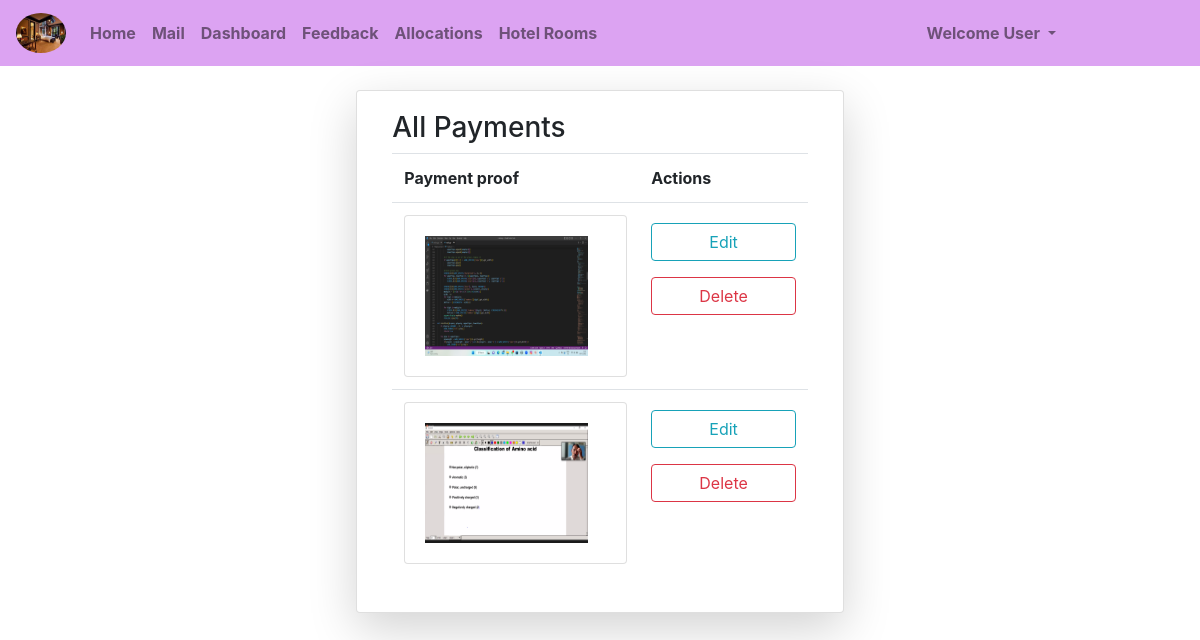
The app's page /allpay/ (signed in) with its own data.
### hmsapp/models.py (models this page shows)
class User(AbstractUser):
    gn=[
        ('0','---Select Gender---'),
        ('1','Female'),
        ('2','Male')
    ]
    ro1=[
        ('Guest','Guest'),
        ('User','User'),
        ('Staff','Staff'),
    ]
    ro2=[
        ('0','---Select Staff Type---'),
        ('Receptionist','Receptionist'),
        ('House Keeping','House Keeping'),
        ('Porter','Porter'),
        ('Restaurant Staff','Restaurant Staff'),
    ]
    cid=models.CharField(max_length=10,default="")
    gndr=models.CharField(choices=gn,default='0',max_length=10)
    role1=models.CharField(choices=ro1,default='Guest',max_length=10)
    role2=models.CharField(choices=ro2,default='0',max_length=20)
    mbl=models.CharField(max_length=10,default="")
    adrs=models.CharField(max_length=200,default="")
    pfimag=models.ImageField(upload_to='Profiles/',default='prof.png')
    dob=models.DateField(null=True,blank=True)
    pfupd=models.BooleanField(default=False)

class Payment(models.Model):
    payatch=models.FileField(upload_to='Attachments/')
    pay=models.ForeignKey(User,on_delete=models.CASCADE)

### hmsapp/views.py (the view)
# urls.py: path('allpay/',allpayments,name="apy"),
def allpayments(request):
    p=Payment.objects.all()
    if request.method=="POST":
        q=Payment.objects.filter(pay_id=request.user.id)
        q.delete()
        return redirect("/allpay")
    return render(request,'html/allpayments.html',{'a':p})

### templates/html/allpayments.html (shortened to what this page needs)
{% extends 'html/base.html' %}
{% block content %}
<div class="container-fluid mt-4">
    <div class="card col-md-5 mx-auto shadow-lg">
        <div class="card-body">
            <h3>All Payments</h3>
            <form method="POST">
                <table class="table">
                    <tr>
                        <th>Payment proof</th>
                        <th>Actions</th>
                    </tr>
                    {% for i in a %}
                    <tr>
                        <td>
                            <div class="card">
                                <div class="card-body">
                                    <img src="{{i.payatch.url}}" height="120px" width="90%">
                                </div>
                            </div>
                        </td>
                        <td>
                            <div class="row">
                                <div class="col">
                                    <a href="" class="form-control my-2 btn btn-outline-info">Edit</a>
                                </div>
                                <duv class="col">
                                    <input type="submit" value="Delete" class="form-control my-2 btn btn-outline-danger">
                                </duv>
                            </div>
                        </td>
                    </tr>
                    {% endfor %}
                </table>
            </form>
        </div>
    </div>
</div>
{% endblock %}

### templates/html/navbar.html (shortened to what this page needs)
{% load static %}
<nav class="navbar navbar-expand-md navbar-light">
    <a class="navbar-brand" href="{% url 'hm' %}">
      <img src="{% static 'images/icons/hotel.jpeg' %}" class="rounded-circle" width="50px" height="40px"></a>
    <div class="collapse navbar-collapse" id="collapsibleNavbar">
      <ul class="navbar-nav">
        {% if not user.is_authenticated %}
        <li class="nav-item">
          <a class="nav-link {% if request.path == '/' %}active{% endif %}" href="{% url 'hm' %}"><b>Home</b></a>
        </li>
        <li class="nav-item">
          <a class="nav-link {% if request.path == '/about/' %}active{% endif %}" href="{% url 'abt' %}"><b>About</b></a>
        </li>
        <li class="nav-item">
          <a class="nav-link {% if request.path == '/contact/' %}active{% endif %}" href="{% url 'cnt' %}"><b>Contact</b></a>
        </li>
        <li class="nav-item">
          <a class="nav-link {% if request.path == '/mail/' %}active{% endif %}" href="{% url 'ml' %}"><b>Mail</b></a>
        </li>
        <li class="nav-item">
            <a class="nav-link {% if request.path == '/register/' %}active{% endif %}" href="{% url 'reg' %}"><b>Register</b></a>
        </li>
        {% else %}
        <li class="nav-item">
            <a class="nav-link {% if request.path == '/' %}active{% endif %}" href="{% url 'hm' %}"><b>Home</b></a>
        </li>
        {% if request.user.role1 == 'Guest' or request.user.role1 == 'User' or request.user.role1 == 'Guest' %}
        {% if not request.user.is_superuser and request.user.role1 == 'Guest' %}
        <li class="nav-item">
          <a class="nav-link {% if request.path == '/mail/' %}active{% endif %}" href="{% url 'ml' %}"><b>Mail</b></a>
        </li>
        <li class="nav-item">
          <a class="nav-link {% if request.path == '/prices/' %}active{% endif %}" href="{% url 'pr' %}"><b>Prices</b></a>
        </li>
        {% elif request.user.role1 == 'User' %}
        <li class="nav-item">
          <a class="nav-link {% if request.path == '/mail/' %}active{% endif %}" href="{% url 'ml' %}"><b>Mail</b></a>
        </li>
        <li class="nav-item">
          <a class="nav-link {% if request.path == '/dashboard/' %}active{% endif %}" href="{% url 'dshbd' %}"><b>Dashboard</b></a>
        </li>
        <li class="nav-item">
          <a class="nav-link {% if request.path == '/feedback/' %}active{% endif %}" href="{% url 'fd' %}"><b>Feedback</b></a>
        </li>
        <li class="nav-item">
          <a class="nav-link {% if request.path == '/roomnum/' %}active{% endif %}" href="{% url 'rn' %}"><b>Allocations</b></a>
        </li>
        <li class="nav-item">
          <a class="nav-link {% if request.path == '/rooms/' %}active{% endif %}" href="{% url 'rmd' %}"><b>Hotel Rooms</b></a>
        </li>
        {% endif %}
        {% endif %}
      {% endif %}
      </ul>
      <ul class="navbar-nav ml-auto" style="margin-right:120px">
        {% if not user.is_authenticated %}
        <li class="nav-item">
          <a class="nav-link {% if request.path == '/login/' %}active{% endif %}" href="{% url 'log' %}"><b>Login</b></a>
        </li>
        {% else %}
        <div class="dropdown">
          <a class="nav-link dropdown-toggle" data-toggle="dropdown">
            <b>
              Welcome {% if user.is_superuser %}
                      Admin
                    {% else %}
                      {{request.user.role1}}
                    {% endif %}
            </b>
          </a>
        </div>
        {% endif %}
      </ul>
    </div>
</nav>

### templates/html/base.html (style rules this page uses)
body { background-image: url("https://i.pinimg.com/originals/fe/3e/4f/fe3e4fa7f5130f8c4ee903b6925e9a80.jpg"); background-repeat:no-repeat; background-size: 1550px 750px; background-attachment: fixed; }
.navbar { background-color:rgb(220, 163, 242); }

### records on screen
User: user.role1 "User"
Payment: payatch (picture)
Payment: payatch (picture)
